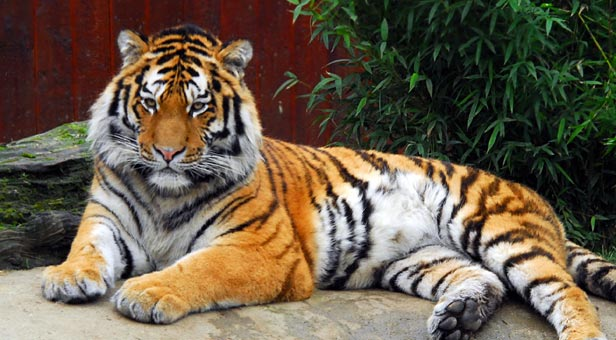
%> input picture bildat_lab3/tiger1.jpg, 616 x 340 px
$ octave mean_shift_example.m   (GNU Octave 9; MATLAB toolbox functions it lacks are replaced by stand-ins)
%> lines starting %> are read from the running program, lines starting %| are printed output that depends on the picture
### lab_3/kmeans_segm.m
function [segmentation, centers] = kmeans_segm(image, K, L, seed, naive_init)

  if nargin < 5
      naive_init = false;
  end

  rand("seed", seed);
  image = double(image);
  [width, height, ~] = size(image);
  Ivec = reshape(image, width*height, 3);
  segmentation = zeros(1, width*height);
  % Let X be a set of pixels and V be a set of K cluster centers in 3D (R,G,B).
  % Randomly initialize the K cluster centers

  if naive_init==true
    centers = randi(255, K, 3);
  else
    centers_coord = randi(width*height, K, 1);
    centers = Ivec(centers_coord, :);
  end

  % Compute all distances between pixels and cluster centers
  d = pdist2(Ivec, centers); % column k = distances between cluster k and all the image pixels

  % Iterate L times
  prev_centers = centers;
  for i=1:L
    % Assign each pixel to the cluster center for which the distance is minimum
    [~, c] = min(d, [], 2); % get argmin of each row of d matrix
    segmentation = transpose(c);
    for k=1:K
      % Recompute each cluster center by taking the mean of all pixels assigned to it
        cluster = Ivec(segmentation == k, :);
        if size(cluster, 1) > 0
          centers(k, :) = mean(cluster);
        else
          fprintf("cluster %d is empty \n", k);
        end
    end

    if prev_centers == centers
      fprintf("center converged at iteration %d \n", i);
      break;
    end

    % Recompute all distances between pixels and cluster centers
    d = pdist2(Ivec, centers);

    prev_centers = centers;
  end

  % reshape to real form
  segmentation = reshape(segmentation, width, height);
end

### bildat_lab3/mean_shift_segm.m
function segm = mean_shift_segm(I, spatial_bandwidth, colour_bandwidth, num_iterations)

tic
fprintf('Find colour channels with K-means...\n');
K = 16;
[ segm, centers ] = kmeans_segm(I, K, 10, 4321);
toc

centers(isnan(centers)) = 0.0;
%imshow(overlay_bounds(I, segm))
%pause

[ height, width, depth ] = size(I);
idx = reshape(segm, [height, width]);
maps = zeros(height, width, K, 'single');
mapx = zeros(height, width, K, 'single');
mapy = zeros(height, width, K, 'single');
[X, Y] = meshgrid(1:width, 1: height);
for k = 1:K
    maps(:,:,k) = (idx == k);
    mapx(:,:,k) = maps(:,:,k).*X;
    mapy(:,:,k) = maps(:,:,k).*Y;
end
s = 2*ceil(1.5*spatial_bandwidth) + 1;
h = fspecial('gaussian', [s s], spatial_bandwidth);
mapsw = reshape(imfilter(maps, h), [width*height,K]) + 1e-6;
mapsx = reshape(imfilter(mapx, h), [width*height,K]);
mapsy = reshape(imfilter(mapy, h), [width*height,K]);
toc

fprintf('Search for high density points...\n');
constC = -0.5/(colour_bandwidth^2);
x = reshape(X, [width*height, 1]);
y = reshape(Y, [width*height, 1]);
Ic = single(reshape(I, [width*height, 3]));
wei = exp(constC*pdist2(Ic, centers));
for l = 1:num_iterations
    p = (round(x)-1)*height + round(y);
    ww = mapsw(p,:) .* wei;
    w = sum(ww, 2);
    u = bsxfun(@rdivide, ww*centers, w);
    x = bsxfun(@rdivide, sum(mapsx(p,:).*wei, 2), w);
    y = bsxfun(@rdivide, sum(mapsy(p,:).*wei, 2), w);
    wei = bsxfun(@rdivide, ww, w);
    x = max(min(x, width), 1);
    y = max(min(y, height), 1);
    toc
end

fprintf('Assign high density points to pixels...\n');
XY = [ x, y ];
thr = 10.0;
val = 0;
mask = zeros(height*width, 1, 'int16');
for y=1:height
    for x=1:width
        p = round(x-1)*height + round(y);
        if mask(p)==0
    	    stack = [ p ];
            val = val + 1;
            mask(p) = val;
            while length(stack)>0
	        p0 = stack(end);
                xy = XY(p0,:);
                x0 = floor((p0-1)/height) + 1;
                y0 = mod(p0-1, height) + 1;
	        stack = stack(1:end-1);
                if x0<width & mask(p0+height)==0 & sum((xy-XY(p0+height,:)).^2)<thr
                    stack = [ stack, p0+height ];
                    mask(p0+height) = val;
                end
                if x0>1 & mask(p0-height)==0 & sum((xy-XY(p0-height,:)).^2)<thr
                    stack = [ stack, p0-height ];
                    mask(p0-height) = val;
                end
                if y0<height & mask(p0+1)==0 & sum((xy-XY(p0+1,:)).^2)<thr
                    stack = [ stack, p0+1 ];
                    mask(p0+1) = val;
                end
                if y0>1 & mask(p0-1)==0 & sum((xy-XY(p0-1,:)).^2)<thr
                    stack = [ stack, p0-1 ];
                    mask(p0-1) = val;
                end
            end
        end
    end
end
segm = reshape(mask, [height,width]);
toc

### bildat_lab3/mean_shift_example.m
scale_factor = 0.6;       % image downscale factor
spatial_bandwidth = 5.0;  % spatial bandwidth
colour_bandwidth = 100.0;   % colour bandwidth
num_iterations = 100;      % number of mean-shift iterations
image_sigma = 1.0;        % image preblurring scale

I = imread('tiger1.jpg');
%> I is the input picture: size 340x616x3 uint8; mean R, G, B 106, 92.5, 74.4
I = imresize(I, scale_factor);
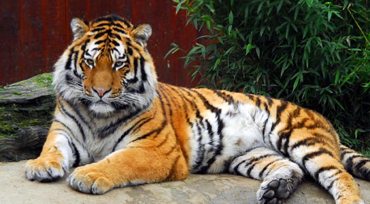
%> I: size 204x370x3 uint8; mean R, G, B 106, 92.5, 74.4
Iback = I;
d = 2*ceil(image_sigma*2) + 1;
h = fspecial('gaussian', [d d], image_sigma);
I = imfilter(I, h);
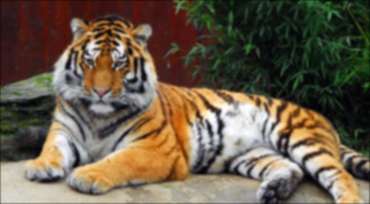
%> I: size 204x370x3 uint8; mean R, G, B 105.5, 92, 74

segm = mean_shift_segm(I, spatial_bandwidth, colour_bandwidth, num_iterations);
%> in kmeans_segm, `centers = Ivec(centers_coord, :);`: centers = 16 rows, first 12: [131 107 72; 9 9 9; 232 192 132; 84 83 86; 149 151 142; 17 30 21; 70 24 19; 12 13 12; 62 19 16; 141 142 147; 171 154 130; 13 20 13]
%> in kmeans_segm, `prev_centers = centers;`: prev_centers has the same summary as centers
%> after the loop in kmeans_segm, `for i=1:L`: centers = 16 rows, first 12: [165.6 106.3 47.48; 6.99 8.71 8.97; 216.6 213 205.6; 102.1 97.32 88.85; 173.1 167.9 157.5; 37.96 53.38 35.29; 115.3 72.63 35.27; 12.04 16.37 14.04; 57.13 27.46 25.14; 138.2 132.7 121.1; 227.1 187.4 128.2; 25.38 36.36 25.16]
%> in kmeans_segm, `segmentation = reshape(segmentation, width, height);`:
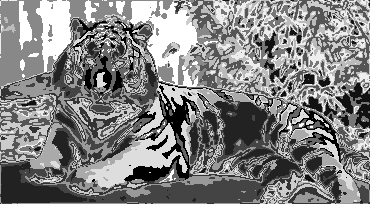
%> segmentation: size 204x370 double; min 1, max 16, mean 8.66; drawn with min black and max white
%> the run ends on the next line

$ run again, with bildat_lab3/tiger2.jpg copied over bildat_lab3/tiger1.jpg
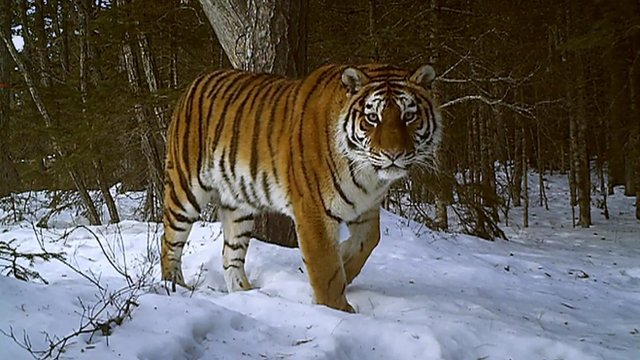
%> input picture bildat_lab3/tiger2.jpg, 640 x 360 px
%> I is the input picture: size 360x640x3 uint8; mean R, G, B 97.4, 93.3, 88.1
%> `I = imfilter(I, h);`:
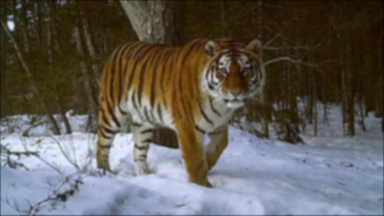
%> I: size 216x384x3 uint8; mean R, G, B 96.9, 92.8, 87.6
%> in kmeans_segm, `centers = Ivec(centers_coord, :);`: centers = 16 rows, first 12: [197 200 219; 124 136 159; 168 179 209; 103 103 90; 48 33 9; 133 143 166; 185 195 222; 28 15 1; 59 47 31; 34 22 1; 201 203 220; 42 29 13]
%> prev_centers has the same summary as centers
%> after the loop in kmeans_segm, `for i=1:L`: centers = 16 rows, first 12: [191.8 200.6 225.1; 114.8 118.4 123.1; 150.7 162.7 189.5; 97.75 93.23 83.28; 74.49 52.18 20.74; 128.7 141.4 166.4; 170.2 179.8 205.4; 29.04 16.55 2.74; 111.2 77.72 30.04; 35.02 22.44 4.46; 213 221.6 242.1; 52.5 42.95 21.05]
%> in kmeans_segm, `segmentation = reshape(segmentation, width, height);`:
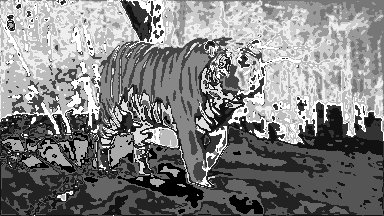
%> segmentation: size 216x384 double; min 1, max 16, mean 8.53; drawn with min black and max white

$ run again, with bildat_lab3/tiger3.jpg copied over bildat_lab3/tiger1.jpg
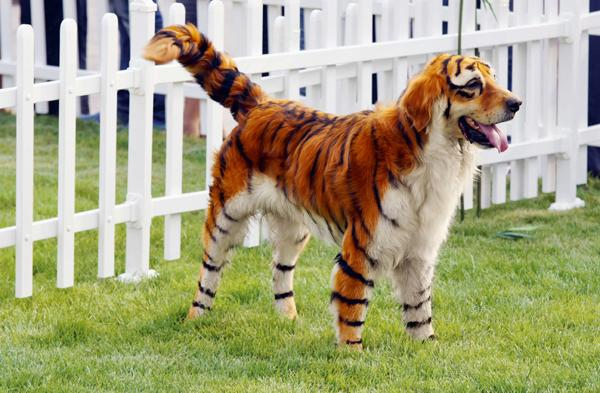
%> input picture bildat_lab3/tiger3.jpg, 600 x 393 px
%> I is the input picture: size 393x600x3 uint8; mean R, G, B 166.4, 163.6, 127.4
%> `I = imfilter(I, h);`:
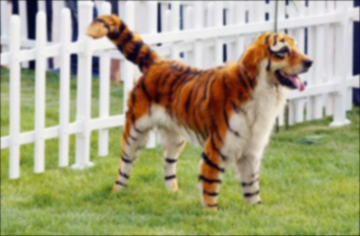
%> I: size 236x360x3 uint8; mean R, G, B 165.6, 162.8, 126.7
%> in kmeans_segm, `centers = Ivec(centers_coord, :);`: centers = 16 rows, first 12: [206 209 191; 129 143 85; 137 154 85; 154 174 102; 236 237 232; 169 177 99; 142 163 99; 168 179 99; 127 152 72; 162 136 98; 206 202 198; 211 211 217]
%> prev_centers has the same summary as centers
%> after the loop in kmeans_segm, `for i=1:L`: centers = 16 rows, first 12: [202.7 190.7 162.3; 84.33 78.89 79.49; 134.8 154.3 77.56; 159.8 149 130.6; 233.2 232.8 233.1; 191.6 136 78; 133.6 119.8 105.7; 168.4 179.1 114.4; 115.3 133.2 59.83; 136.5 64.25 24.42; 199.6 198.8 197.8; 217.6 216.9 218]
%> in kmeans_segm, `segmentation = reshape(segmentation, width, height);`:
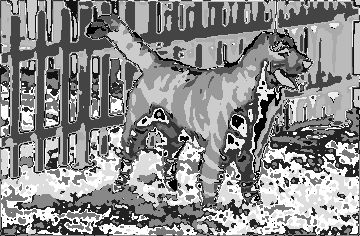
%> segmentation: size 236x360 double; min 1, max 16, mean 9.27; drawn with min black and max white
